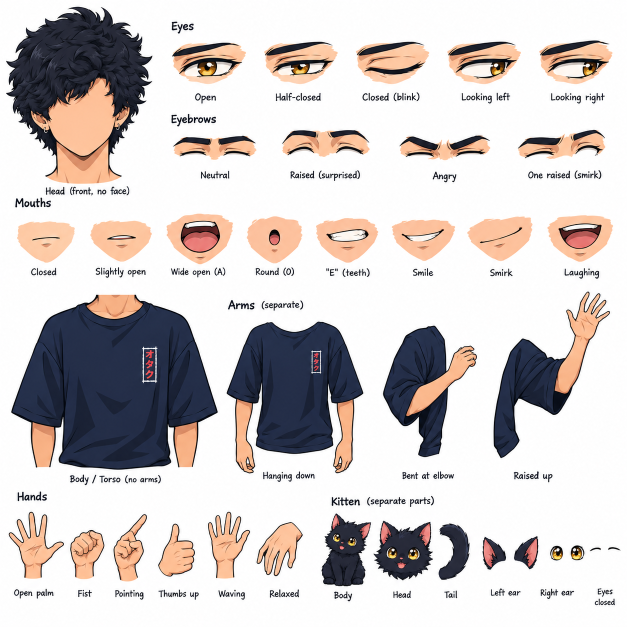
#> input picture characters/goku-sheet/src/parts.png, 1254 x 1254 px (shown at 1/2 size)
$ python build.py
#> lines starting #> are read from the running program, lines starting #| are printed output that depends on the picture; after the words box and inside, x2 and y2 are one past the last pixel; in counts of white or black regions, pixels touching at a corner belong together
### characters/goku-cut/cut.py
"""Helpers: remove a near-white background connected to the image border, keep interior whites (eyes, label)."""
import numpy as np
from PIL import Image
from scipy import ndimage as nd

def cut_white(rgb, thr=26, soft=60):
    a = np.asarray(rgb.convert("RGB")).astype(float)
    d = np.sqrt(((255 - a) ** 2).sum(2))                 # distance from white
    near = d < thr
    lab, n = nd.label(near)
    edge = set(np.unique(np.r_[lab[0], lab[-1], lab[:, 0], lab[:, -1]])) - {0}
    bg = np.isin(lab, list(edge))
    band = nd.binary_dilation(bg, iterations=2) & ~bg
    alpha = np.ones(d.shape); alpha[bg] = 0
    alpha[band] = np.clip((d[band] - thr * 0.5) / soft, 0, 1)
    A = alpha[..., None]
    fg = np.where(A > 0.05, (a - (1 - A) * 255) / np.maximum(A, 0.05), a)   # un-mix the white fringe
    return Image.fromarray(np.dstack([np.clip(fg, 0, 255), alpha * 255]).astype(np.uint8), "RGBA")

# [8 lines left out: function grid, not called in this run]

### characters/goku-sheet/build.py
"""Assembles the presenter from the user's parts sheet (src/parts.png) only: blank head + torso + sheet eyes, mouths,
arms and kitten. Nose, bandage, moustache and goatee are not on the sheet, so they are drawn here in the same ink.
All layers are full-canvas PNGs (CANVAS) so they stack exactly. Run: python3 build.py -> rig/"""
import json, math, os, sys
import numpy as np
from PIL import Image, ImageDraw, ImageFilter
HERE = os.path.dirname(os.path.abspath(__file__)); os.chdir(HERE); sys.path.insert(0, HERE)
from cut import cut_white

SHEET = Image.open("src/parts.png").convert("RGB")
#> SHEET is the input picture: PIL image 1254x1254 RGB; mean R, G, B 209.6, 203.4, 202.4
CW, CH = 720, 740
INK = (22, 22, 30)

def part(box, thr=28):
    """Cut a sheet region from its white background; returns (sprite, its top-left in sheet coords)."""
    c = cut_white(SHEET.crop(box), thr=thr); return c, (box[0], box[1])

def canvas(): return Image.new("RGBA", (CW, CH), (0, 0, 0, 0))
def put(dst, spr, x, y): dst.alpha_composite(spr, (int(round(x)), int(round(y)))); return dst
def mask_poly(pts, size, feather=0):
    m = Image.new("L", size, 0); ImageDraw.Draw(m).polygon(pts, fill=255)
    return m.filter(ImageFilter.GaussianBlur(feather)) if feather else m
def cut_away(img, pts, feather=1):
    a = np.array(img).copy(); m = np.array(mask_poly(pts, img.size, feather)) / 255
    a[..., 3] = (a[..., 3] * (1 - m)).astype(np.uint8); return Image.fromarray(a, "RGBA")

# ---------------------------------------------------------------- placement (sheet -> canvas)
TORSO_BOX = (18, 588, 442, 944); TORSO_AT = (130, 330)            # torso neck top lands at canvas y 330
HEAD_BOX = (8, 12, 308, 366)
t_off = (TORSO_AT[0] - TORSO_BOX[0], TORSO_AT[1] - TORSO_BOX[1])   # sheet->canvas for torso coords
# head neck (sheet 163, 362) goes onto the torso neck (sheet 225, 628)
h_off = (225 + t_off[0] - 163, 628 + t_off[1] - 362)
H = lambda x, y: (x + h_off[0], y + h_off[1])                      # head-sheet coords -> canvas

torso, _ = part(TORSO_BOX); head, _ = part(HEAD_BOX)
#> in cut_white, `near = d < thr`: near: shape (356, 424) bool; 27.6% white; 9 white regions (5 under 20 px), largest, box (x1, y1, x2, y2) and area: (0, 0, 424, 356) 41472, (267, 120, 296, 178) 105, (293, 120, 295, 142) 29, (267, 108, 281, 112) 21
#> in cut_white, `lab, n = nd.label(near)`:
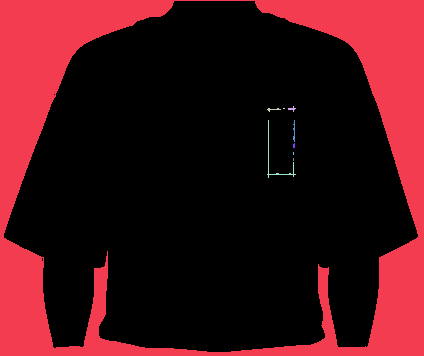
#> lab: shape (356, 424) int32; 10 distinct labels, from 0 to 9; one colour per label, 0 black
#> in cut_white, `lab, n = nd.label(near)`: n = 9
#> in cut_white, `edge = set(np.unique(np.r_[lab[0], lab[-1], lab[:, 0], lab[:, -1]])) -..`: edge = 1 item
#> in cut_white, `bg = np.isin(lab, list(edge))`: bg: shape (356, 424) bool; 27.5% white; 1 white region, box (x1, y1, x2, y2) and area: (0, 0, 424, 356) 41472
#> in cut_white, `band = nd.binary_dilation(bg, iterations=2) & ~bg`: band: shape (356, 424) bool; 2.1% white in thin lines or dots
#> call 2 of cut_white, with thr = 28, soft = 60
#> in cut_white (call 2), `near = d < thr`: near: shape (354, 300) bool; 34.7% white; 5 white regions (4 under 20 px), largest, box (x1, y1, x2, y2) and area: (0, 0, 300, 354) 36806
#> in cut_white (call 2), `lab, n = nd.label(near)`:
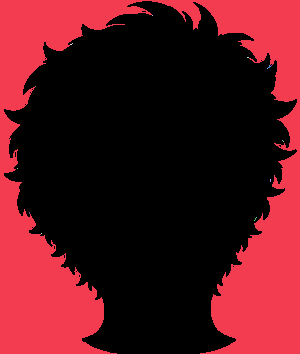
#> lab: shape (354, 300) int32; 19 distinct labels, from 0 to 18; one colour per label, 0 black
#> in cut_white (call 2), `lab, n = nd.label(near)`: n = 18
#> in cut_white (call 2), `bg = np.isin(lab, list(edge))`: bg: shape (354, 300) bool; 34.6% white; 1 white region, box (x1, y1, x2, y2) and area: (0, 0, 300, 354) 36789
#> in cut_white (call 2), `band = nd.binary_dilation(bg, iterations=2) & ~bg`: band: shape (354, 300) bool; 2.9% white in thin lines or dots
# the blank head's label text sits under the neck: clear anything below the neck line
head = cut_away(head, [(0, 352), (300, 352), (300, 354), (0, 354)] and [(0, 355 - 12), (300, 355 - 12), (300, 354), (0, 354)], 0)
#> in mask_poly, `m = Image.new('L', size, 0)`: m: PIL image 300x354 L; every value is 0
#> in mask_poly, `ImageDraw.Draw(m).polygon(pts, fill=255)`: m: PIL image 300x354 L; 3.1% white; 1 white region, box (x1, y1, x2, y2) and area: (0, 343, 300, 354) 3300
#> in cut_away, `a[..., 3] = (a[..., 3] * (1 - m)).astype(np.uint8)`:
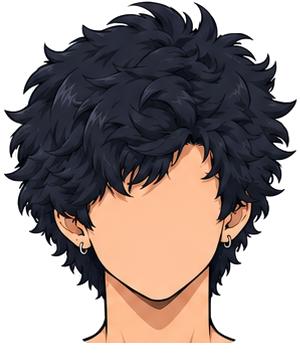
#> a: shape (354, 300, 4); mean R, G, B, A 155, 143.1, 139.9, 163.1; transparent parts drawn white

# ---------------------------------------------------------------- face parts from the sheet
def sprite(box, scale, flip=False, thr=28):
    s, _ = part(box, thr); s = s.crop(s.getbbox())
    if flip: s = s.transpose(Image.FLIP_LEFT_RIGHT)
    return s.resize((max(1, int(s.width * scale)), max(1, int(s.height * scale))), Image.LANCZOS)

EYE_SC = 0.42; MOUTH_SC = 0.58
EYES = {"open": (340, 75, 495, 170), "half": (525, 75, 680, 170), "closed": (710, 75, 865, 170), "left": (890, 75, 1045, 170), "right": (1075, 75, 1230, 170)}
MOUTHS = {"closed": (30, 430, 150, 530), "slight": (180, 430, 300, 530), "a": (330, 420, 465, 535), "o": (490, 425, 610, 530),
          "e": (630, 430, 760, 530), "smile": (780, 430, 910, 530), "smirk": (930, 430, 1060, 530), "laugh": (1090, 420, 1225, 535)}
EYE_R, EYE_L = H(195, 234), H(133, 234)        # eye centres on the blank face (viewer right / left)
MOUTH_C = H(164, 285)

def eye_anchor(spr):
    """Centre of the eye opening inside a sprite: the white/iris area under the brow (fallback: lower-middle)."""
    a = np.array(spr).astype(float); h = a.shape[0]
    white = (a[..., :3].min(2) > 225) & (a[..., 3] > 200); white[: int(h * 0.35)] = False
    if white.sum() < 20:
        dark = (a[..., :3].max(2) < 90) & (a[..., 3] > 200); dark[: int(h * 0.45)] = False; white = dark
    ys, xs = np.nonzero(white); return (xs.mean(), ys.mean()) if len(xs) else (a.shape[1] / 2, h * 0.6)

def eyes_layer(kind):
    c = canvas()
    base = sprite(EYES["open"], EYE_SC); ax, ay = eye_anchor(base)          # anchor from the open eye so every state lines up
    for flip, (cx, cy) in ((True, EYE_L), (False, EYE_R)):
        sp = sprite(EYES[kind], EYE_SC, flip=flip); ox = (sp.width - ax) if flip else ax
        put(c, soft_patch(sp, 3), cx - ox, cy - ay)
    return c

def soft_patch(spr, pad=6):
    """Feather a mouth sprite's skin patch so it melts into the face."""
    a = np.array(spr).astype(float); al = Image.fromarray(a[..., 3].astype(np.uint8))
    er = al.filter(ImageFilter.MinFilter(pad * 2 + 1)).filter(ImageFilter.GaussianBlur(pad * 0.8))
    a[..., 3] = np.minimum(a[..., 3], np.array(er)); return Image.fromarray(a.astype(np.uint8), "RGBA")

MOUTH_SCALES = {"a": 0.47, "e": 0.47, "laugh": 0.47}
def mouth_layer(kind):
    c = canvas(); m = soft_patch(sprite(MOUTHS[kind], MOUTH_SCALES.get(kind, MOUTH_SC)), 4)
    return put(c, m, MOUTH_C[0] - m.width / 2, MOUTH_C[1] - m.height * 0.45)

# ---------------------------------------------------------------- drawn features: nose, bandage, moustache, goatee, stubble
def features():
    S = 4; c = Image.new("RGBA", (CW * S, CH * S), (0, 0, 0, 0)); d = ImageDraw.Draw(c)
    P = lambda x, y: (x * S, y * S)
    nx, ny = H(165, 258)
    d.line([P(nx + 2, ny - 14), P(nx - 3, ny), P(nx + 2, ny + 3)], fill=(150, 90, 62, 255), width=int(2.2 * S), joint="curve")
    d.arc([P(nx - 7, ny - 2)[0], P(nx - 7, ny - 2)[1], P(nx + 7, ny + 6)[0], P(nx + 7, ny + 6)[1]], 25, 155, fill=(150, 90, 62, 200), width=int(1.6 * S))
    # bandage across the bridge
    bx, by = H(165, 248); band = Image.new("RGBA", (64 * S, 22 * S), (0, 0, 0, 0)); bd = ImageDraw.Draw(band)
    bd.rounded_rectangle([1 * S, 1 * S, 63 * S, 21 * S], radius=9 * S, fill=(238, 208, 165, 255), outline=(120, 86, 56, 255), width=int(1.6 * S))
    bd.rounded_rectangle([24 * S, 4 * S, 40 * S, 18 * S], radius=3 * S, fill=(248, 230, 200, 255), outline=(120, 86, 56, 200), width=int(1 * S))
    for x in (8, 13, 18, 46, 51, 56):
        for y in (8, 14): bd.ellipse([(x - 0.9) * S, (y - 0.9) * S, (x + 0.9) * S, (y + 0.9) * S], fill=(120, 86, 56, 255))
    band = band.resize((44 * S, 15 * S), Image.LANCZOS).rotate(8, resample=Image.BICUBIC, expand=True); c.alpha_composite(band, (int((bx - band.width / S / 2) * S), int((by - band.height / S / 2) * S)))
    # moustache: two tapered wings meeting under the nose
    mx, my = H(164, 274)
    for sgn in (-1, 1):
        d.polygon([P(mx, my - 4), P(mx + sgn * 10, my - 6), P(mx + sgn * 20, my - 3), P(mx + sgn * 27, my + 5), P(mx + sgn * 24, my + 7), P(mx + sgn * 15, my + 2), P(mx, my + 3)], fill=INK + (255,))
    # goatee under the lip and on the chin
    gx, gy = H(164, 299)
    d.polygon([P(gx - 8, gy - 4), P(gx, gy - 6), P(gx + 8, gy - 4), P(gx + 5, gy + 6), P(gx, gy + 9), P(gx - 5, gy + 6)], fill=INK + (255,))
    d.polygon([P(gx - 3, gy - 12), P(gx + 3, gy - 12), P(gx + 2, gy - 8), P(gx - 2, gy - 8)], fill=INK + (230,))
    # stubble along the jaw
    r = 17
    for i in range(60):
        t = math.radians(-70 + i * 140 / 59); r = (r * 1103515245 + 12345) & 0x7FFFFFFF
        x, y = H(164 + math.sin(t) * 56 * (0.9 + (r % 100) / 1250), 262 + (1 - math.cos(t)) * 34 + (r % 6))
        d.ellipse([P(x - 0.9, y - 0.9)[0], P(x - 0.9, y - 0.9)[1], P(x + 0.9, y + 0.9)[0], P(x + 0.9, y + 0.9)[1]], fill=INK + (110,))
    return c.resize((CW, CH), Image.LANCZOS)

# ---------------------------------------------------------------- arms: torso sleeves out, sheet arm sprites in
L_SLEEVE = [(30, 845), (165, 845), (160, 944), (30, 944)]                                   # forearm stub below the left sleeve (torso sheet coords)
R_SLEEVE = [(442 - x + 18, y) for x, y in L_SLEEVE]                                          # mirrored (viewer-right)
to_t = lambda pts: [(x - TORSO_BOX[0], y - TORSO_BOX[1]) for x, y in pts]
BENT, RAISED = (775, 655, 965, 915), (980, 575, 1235, 918)
ARM_SC = 0.9
def tight(s, px=1):
    """Shave the light fringe off a cut-out edge."""
    a = np.array(s); al = Image.fromarray(a[..., 3]).filter(ImageFilter.MinFilter(px * 2 + 1)).filter(ImageFilter.GaussianBlur(0.6))
    a[..., 3] = np.minimum(a[..., 3], np.array(al)); return Image.fromarray(a, "RGBA")

def arm_sprite(box, flip=False):
    s, _ = part(box, thr=40); s = tight(s)
    if flip: s = s.transpose(Image.FLIP_LEFT_RIGHT)
    return s.resize((int(s.width * ARM_SC), int(s.height * ARM_SC)), Image.LANCZOS)
# where each arm sprite's shoulder (sheet coords inside the sprite box) lands on the torso shoulder (torso sheet coords)
ARMS = {"bent": (BENT, (893, 672), (162, 652), False), "raised": (RAISED, (996, 690), (162, 652), True)}   # sprite anchor (sheet) -> torso anchor; flip for the left side

def pose(left=None, right=None):
    t = torso
    if left: t = cut_away(t, to_t(L_SLEEVE))
    if right: t = cut_away(t, to_t(R_SLEEVE))
    c = canvas()
    put(c, head, h_off[0] + HEAD_BOX[0], h_off[1] + HEAD_BOX[1])
    put(c, t, *TORSO_AT)
    for side, kind in (("L", left), ("R", right)):
        if not kind: continue
        box, sh, at, fl = ARMS[kind]
        flip = fl if side == "L" else not fl
        s = arm_sprite(box, flip=flip)
        bx0, by0 = box[0], box[1]
        ax = (at[0] if side == "L" else 442 - at[0] + 18) + t_off[0]; ay = at[1] + t_off[1]
        sx = (sh[0] - bx0) * ARM_SC; sy = (sh[1] - by0) * ARM_SC
        if flip: sx = s.width - sx
        put(c, s, ax - sx, ay - sy)
    c.alpha_composite(eyes_layer("open")); c.alpha_composite(mouth_layer("closed"))
    return c

# ---------------------------------------------------------------- kitten on the right shoulder
KIT_BODY, KIT_TAIL = (636, 1026, 755, 1175), (866, 1040, 935, 1158)
def kitten():
    c = canvas(); b = tight(sprite(KIT_BODY, 1.32, thr=34)); x, y = 440, 418 - b.height; put(c, b, x, y); return c, (x, y, b.width, b.height)
def tail():
    c = canvas(); t = tight(sprite(KIT_TAIL, 1.2)); put(c, t, 548, 268); return c

os.makedirs("rig", exist_ok=True)
def save(img, n): img.save(f"rig/{n}.png", optimize=True)
POSES = {"rest": pose(), "explain": pose(left="bent"), "point": pose(right="bent"), "both": pose(left="bent", right="bent"), "wave": pose(left="raised")}
#> in pose, `c = canvas()`: c: PIL image 720x740 RGBA; every value is 0
#> call 3 of cut_white, with thr = 28, soft = 60
#> in cut_white (call 3), `near = d < thr`: near: shape (95, 155) bool; 42.6% white; 5 white regions (1 under 20 px), largest, box (x1, y1, x2, y2) and area: (0, 0, 155, 95) 5438, (87, 54, 121, 75) 407, (30, 59, 62, 77) 383, (74, 51, 83, 58) 48
#> in cut_white (call 3), `lab, n = nd.label(near)`:
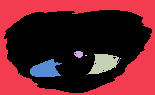
#> lab: shape (95, 155) int32; 10 distinct labels, from 0 to 9; one colour per label, 0 black
#> in cut_white (call 3), `lab, n = nd.label(near)`: n = 9
#> in cut_white (call 3), `bg = np.isin(lab, list(edge))`: bg: shape (95, 155) bool; 36.9% white; 1 white region, box (x1, y1, x2, y2) and area: (0, 0, 155, 95) 5438
#> in cut_white (call 3), `band = nd.binary_dilation(bg, iterations=2) & ~bg`: band: shape (95, 155) bool; 4.9% white in thin lines or dots, all inside (x1, y1, x2, y2) = (4, 10, 152, 93)
#> in eyes_layer, `ax, ay = eye_anchor(base)`: ax = 30.05; ay = 22.3
#> the loop in eyes_layer, `for flip, (cx, cy) in ((True, EYE_L), (False, EYE_R)):` made 2 passes
#> ox on passes 1 to 2: 31.95, 30.05
#> after the loop in eyes_layer, `for flip, (cx, cy) in ((True, EYE_L), (False, EYE_R)):`:
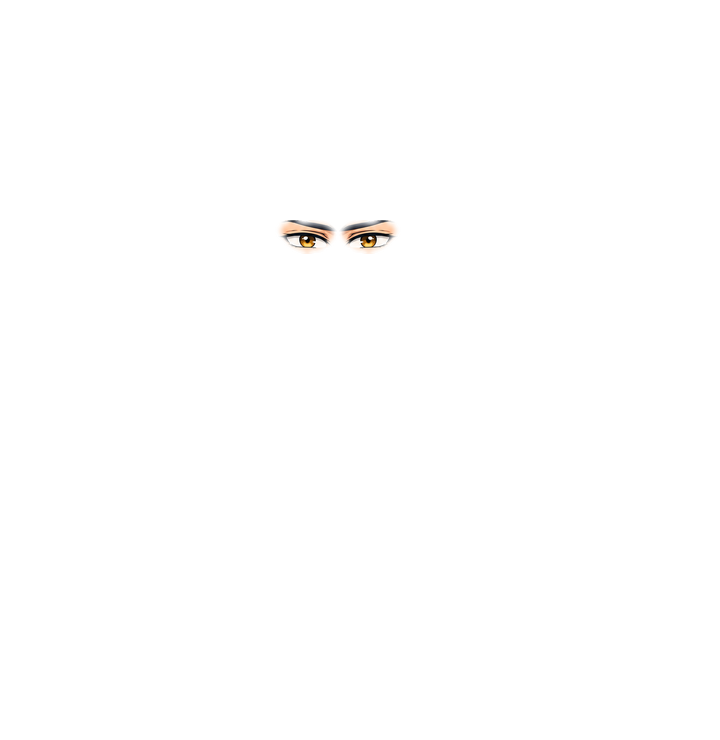
#> c: PIL image 720x740 RGBA; mean R, G, B, A 1.2, 1, 0.8, 1; transparent parts drawn white
#> in cut_white (call 6), `near = d < thr`:
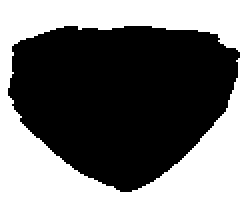
#> near: shape (100, 120) bool (shown 2 times larger); 41.4% white; 1 white region, box (x1, y1, x2, y2) and area: (0, 0, 120, 100) 4966
#> in cut_white (call 6), `lab, n = nd.label(near)`: n = 1
#> in cut_white (call 6), `band = nd.binary_dilation(bg, iterations=2) & ~bg`:
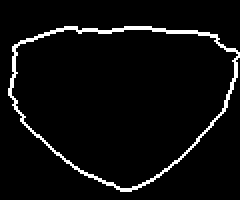
#> band: shape (100, 120) bool (shown 2 times larger); 4.7% white in thin lines or dots, all inside (x1, y1, x2, y2) = (4, 13, 120, 96)
#> the loop in pose (call 2), `for side, kind in (("L", left), ("R", right)):` made 2 passes
#> the loop in eyes_layer (call 2), `for flip, (cx, cy) in ((True, EYE_L), (False, EYE_R)):` made 2 passes
for n, img in POSES.items(): save(img, f"pose-{n}")
#> this loop made 5 passes
#> n on passes 1 to 5: 'rest', 'explain', 'point', 'both', 'wave'
for k in ("slight", "a", "e", "o", "smirk", "smile"): save(mouth_layer(k), f"m-{k}")
#> this loop made 6 passes
save(eyes_layer("closed"), "blink"); save(eyes_layer("left"), "look-left"); save(eyes_layer("right"), "look-right")
save(features(), "features")
#> after the loop in features, `for i in range(60):`: r = 1312541013
kc, kb = kitten(); save(kc, "kitten"); save(tail(), "tail")
#> after `kc, kb = kitten()`: kb = (440, 224, 147, 194)
# kitten blink: black fur over its eyes + soft curves
S = 4; kbl = Image.new("RGBA", (CW * S, CH * S), (0, 0, 0, 0)); d = ImageDraw.Draw(kbl)
for ex, ey in ((kb[0] + 49, kb[1] + 82), (kb[0] + 96, kb[1] + 82)):
    d.ellipse([(ex - 16) * S, (ey - 16) * S, (ex + 16) * S, (ey + 16) * S], fill=(18, 18, 24, 255))
    d.arc([(ex - 10) * S, (ey - 8) * S, (ex + 10) * S, (ey + 6) * S], 20, 160, fill=(110, 112, 128, 255), width=3 * S)
#> this loop made 2 passes
#> (ex, ey) on passes 1 to 2: (489, 306), (536, 306)
save(kbl.resize((CW, CH), Image.LANCZOS), "kblink")
print("kitten box", kb)
#| kitten box (440, 224, 147, 194)
